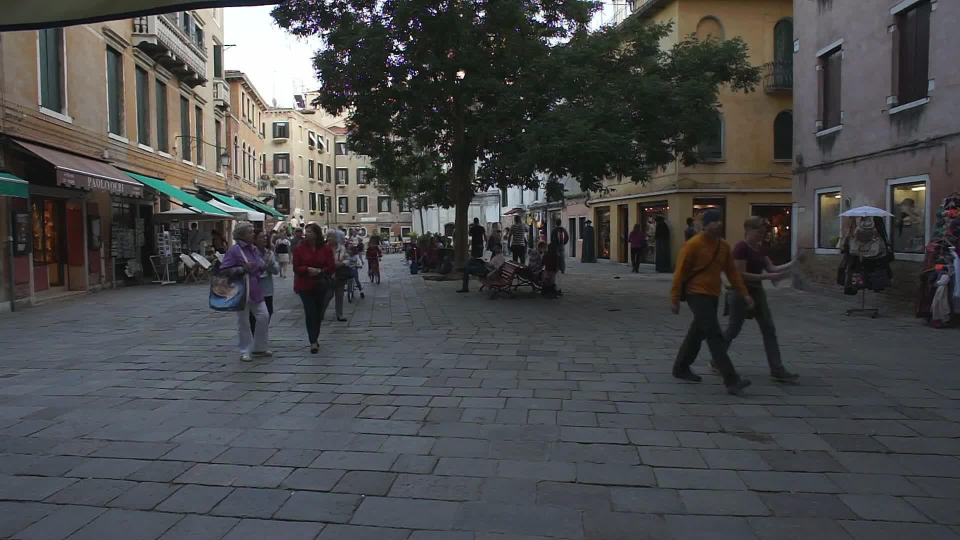
#> input picture assets/MOT17-mini/train/MOT17-02-FRCNN/img1/000001.jpg, 1920 x 1080 px (shown at 1/2 size); its folder holds only this picture in this run
$ python -i botsort.py   (imports and definitions only)
#> lines starting #> are read from the running program, lines starting #| are printed output that depends on the picture
### boxmot/motion/kalman_filters/base_kalman_filter.py
import numpy as np
import scipy.linalg
from typing import Tuple

"""
Table for the 0.95 quantile of the chi-square distribution with N degrees of
freedom (contains values for N=1, ..., 9). Taken from MATLAB/Octave's chi2inv
function and used as Mahalanobis gating threshold.
"""
chi2inv95 = {
    1: 3.8415,
    2: 5.9915,
    3: 7.8147,
    4: 9.4877,
    5: 11.070,
    6: 12.592,
    7: 14.067,
    8: 15.507,
    9: 16.919
}

class BaseKalmanFilter:
    """
    Base class for Kalman filters tracking bounding boxes in image space.
    """

    def __init__(self, ndim: int):
#> called with ndim = 4
        self.ndim = ndim
        self.dt = 1.

        # Create Kalman filter model matrices.
        self._motion_mat = np.eye(2 * ndim, 2 * ndim)  # State transition matrix
        for i in range(ndim):
            self._motion_mat[i, ndim + i] = self.dt
#> further down, picture is the input picture: shape (1080, 1920, 3); mean B, G, R 74.8, 73.6, 72.8
        self._update_mat = np.eye(ndim, 2 * ndim)  # Observation matrix

        # Motion and observation uncertainty weights.
        self._std_weight_position = 1. / 20
        self._std_weight_velocity = 1. / 160

    # [118 lines left out: functions initiate, _get_initial_covariance_std, predict, _get_process_noise_std, project, multi_predict and 3 more, not called in this run]


class FederatedKalmanFilter:
    """
    Federated Kalman filter for tracking bounding boxes in image space.
    The state space of the federated Kalman filter is vx, vy, va, vh.
    """

    # [112 lines left out: functions __init__, initiate, _get_initial_covariance_std, predict, _get_process_noise_std, project and 2 more, not called in this run]

### boxmot/motion/kalman_filters/xywh_kf.py
import numpy as np
from typing import Tuple
from boxmot.motion.kalman_filters.base_kalman_filter import BaseKalmanFilter


class KalmanFilterXYWH(BaseKalmanFilter):
    """
    A Kalman filter for tracking bounding boxes in image space with state space:
        x, y, w, h, vx, vy, vw, vh
    """

    def __init__(self):
        super().__init__(ndim=4)

    # [50 lines left out: functions _get_initial_covariance_std, _get_process_noise_std, _get_measurement_noise_std, _get_multi_process_noise_std, not called in this run]

### boxmot/trackers/basetracker.py
import numpy as np
import cv2 as cv
import hashlib
import colorsys
from abc import ABC, abstractmethod
from boxmot.utils import logger as LOGGER
from boxmot.utils.iou import AssociationFunction


class BaseTracker(ABC):
    # [87 lines left out: functions __init__, update, get_class_dets_n_embs, not called in this run]

    @staticmethod
    def on_first_frame_setup(method):
        """
        Decorator to perform setup on the first frame only.
        This ensures that initialization tasks (like setting the association function) only
        happen once, on the first frame, and are skipped on subsequent frames.
        """
        # [12 lines left out: function wrapper, not called in this run]

        return wrapper


    @staticmethod
    def per_class_decorator(update_method):
        """
        Decorator for the update method to handle per-class processing.
        """
        # [41 lines left out: function wrapper, not called in this run]
        return wrapper


    # [151 lines left out: functions check_inputs, id_to_color, plot_box_on_img, plot_trackers_trajectories, plot_results, not called in this run]

### boxmot/trackers/rgbt_botsort/botsort.py
# Mikel Broström 🔥 Yolo Tracking 🧾 AGPL-3.0 license

import torch
import numpy as np
from pathlib import Path
import os
import csv
import cv2
import glob
import time
import json

from boxmot.motion.kalman_filters.xywh_kf import KalmanFilterXYWH
from boxmot.appearance.reid_auto_backend import ReidAutoBackend
from boxmot.motion.cmc.sof import SOF
from boxmot.trackers.rgbt_botsort.basetrack import BaseTrack, TrackState
from boxmot.utils.matching import (embedding_distance, fuse_score,
                                   iou_distance, linear_assignment)
from boxmot.trackers.basetracker import BaseTracker
from boxmot.trackers.rgbt_botsort.botsort_utils import joint_stracks, sub_stracks, remove_duplicate_stracks
from boxmot.trackers.rgbt_botsort.botsort_track import STrack
from boxmot.motion.cmc import get_cmc_method

def infrared_preprocess(image):
    clahe = cv2.createCLAHE(clipLimit=2.0, tileGridSize=(8, 8))

    # 分离图像的三个通道
    b, g, r = cv2.split(image)
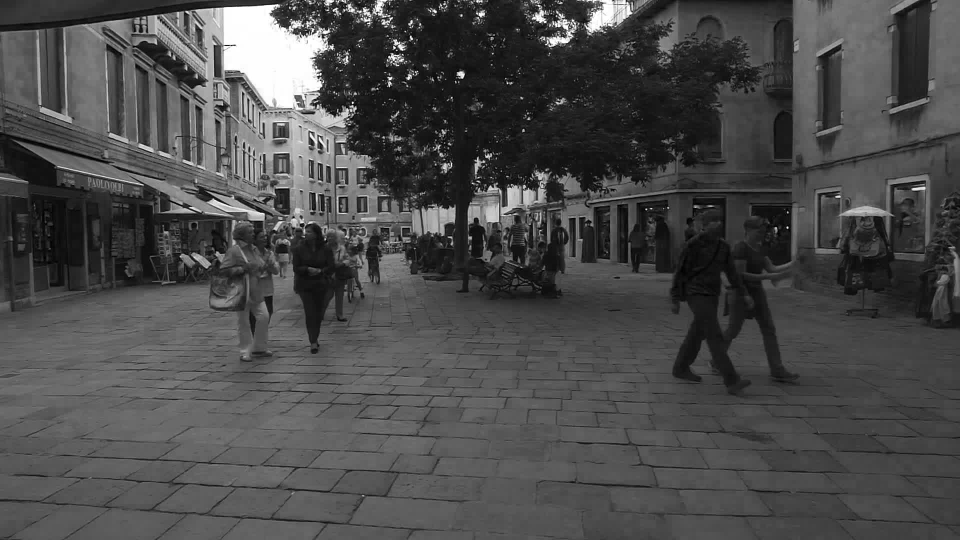
#> b: shape (1080, 1920) (shown at 1/2 size); min 0, max 255, mean 74.8
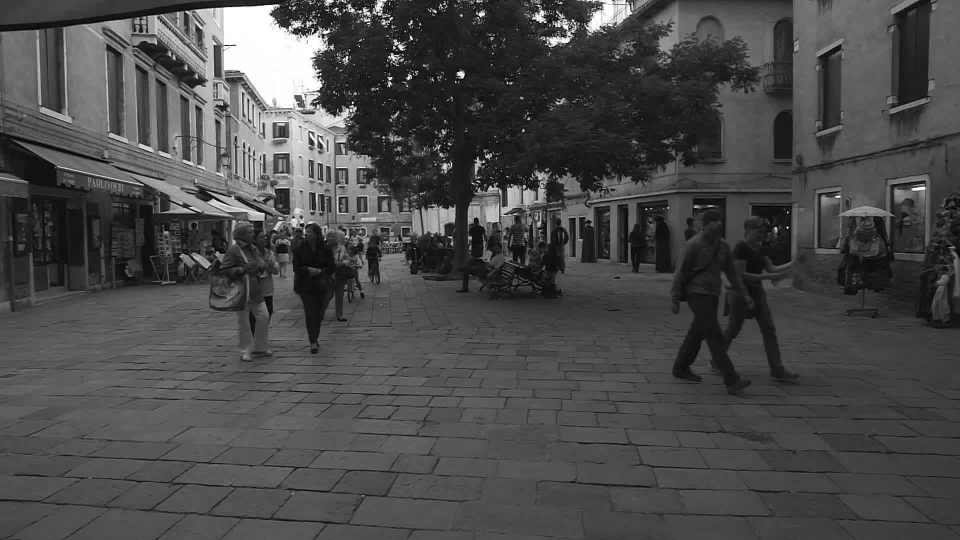
#> g: shape (1080, 1920) (shown at 1/2 size); min 0, max 255, mean 73.6
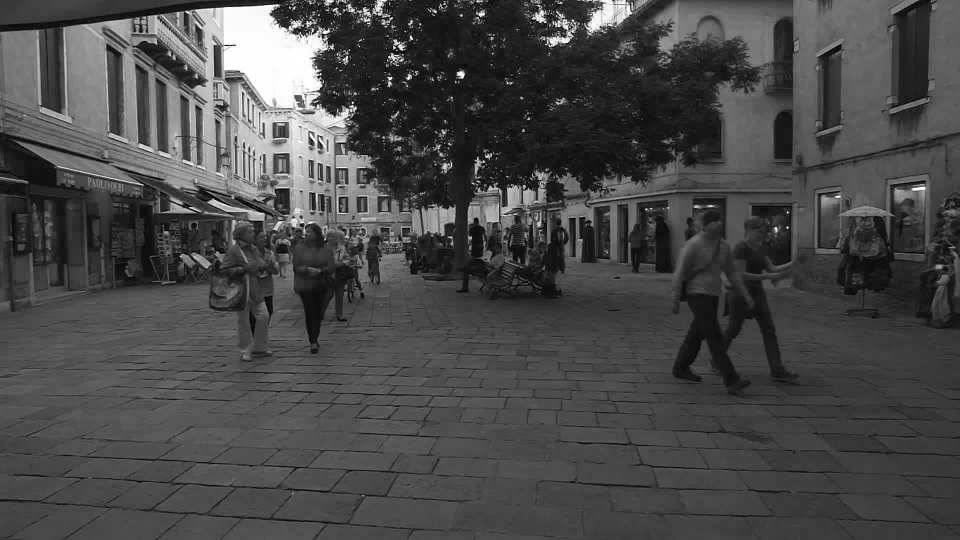
#> r: shape (1080, 1920) (shown at 1/2 size); min 0, max 255, mean 72.8
    # 对每个通道应用 CLAHE 算法
    b_clahe = clahe.apply(b)
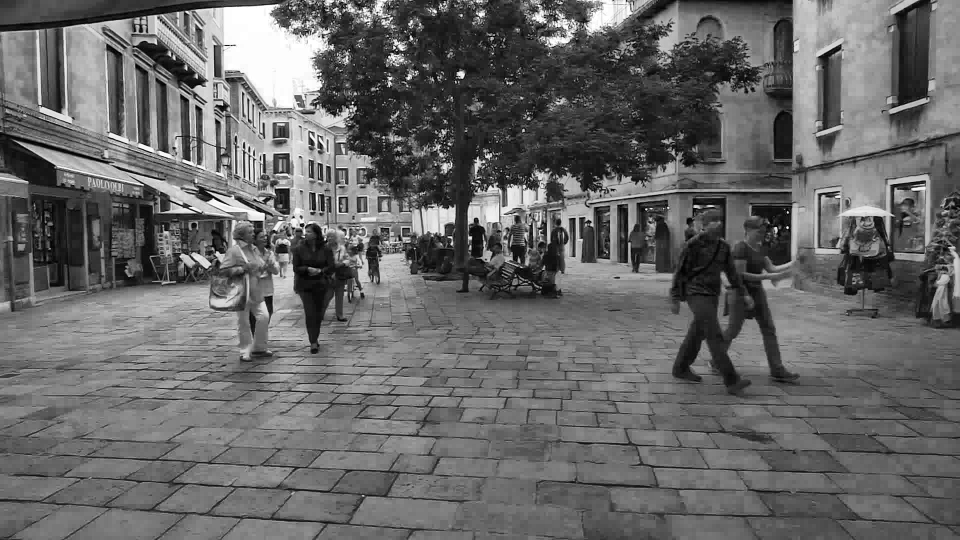
#> b_clahe: shape (1080, 1920) (shown at 1/2 size); min 0, max 255, mean 103.1
    g_clahe = clahe.apply(g)
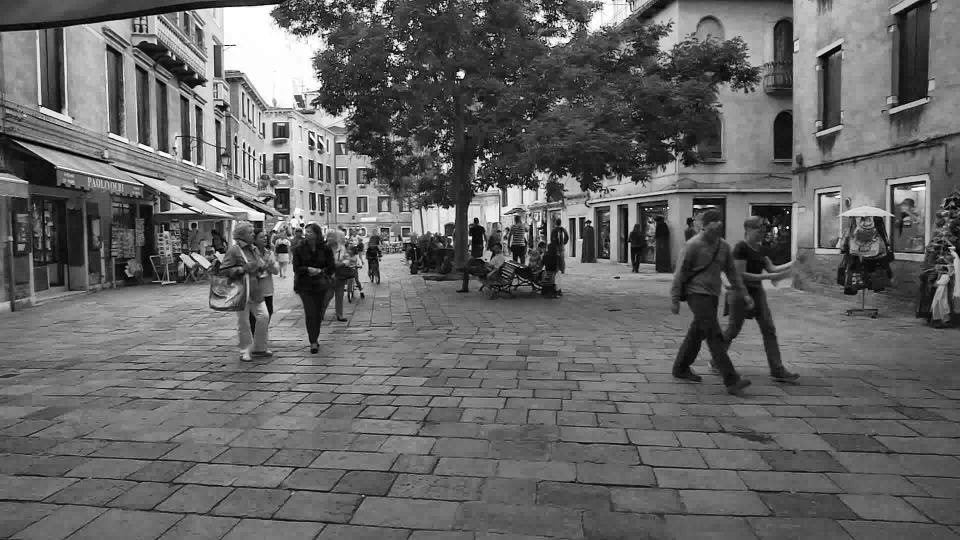
#> g_clahe: shape (1080, 1920) (shown at 1/2 size); min 0, max 255, mean 101.4
    r_clahe = clahe.apply(r)
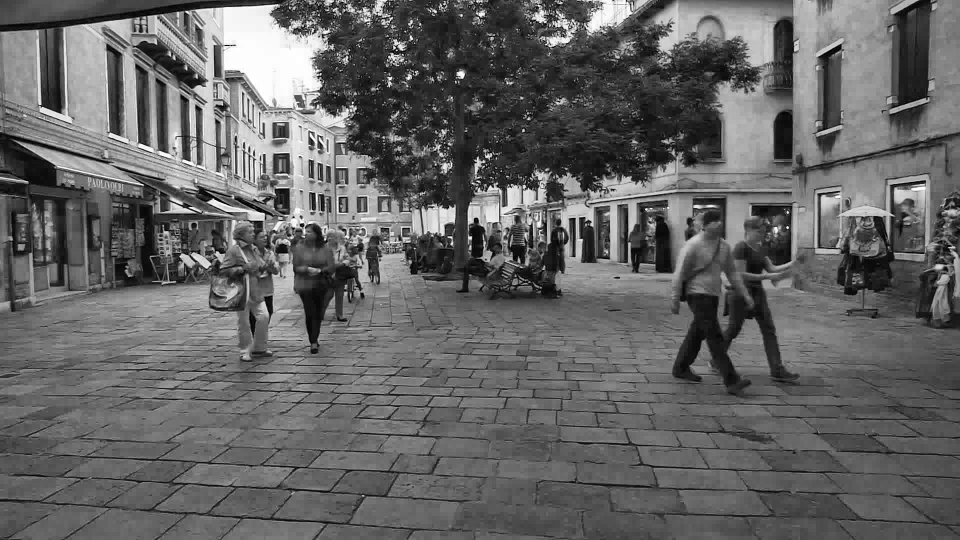
#> r_clahe: shape (1080, 1920) (shown at 1/2 size); min 0, max 255, mean 100.4

    # 合并处理后的通道
    image_clahe = cv2.merge((b_clahe, g_clahe, r_clahe))
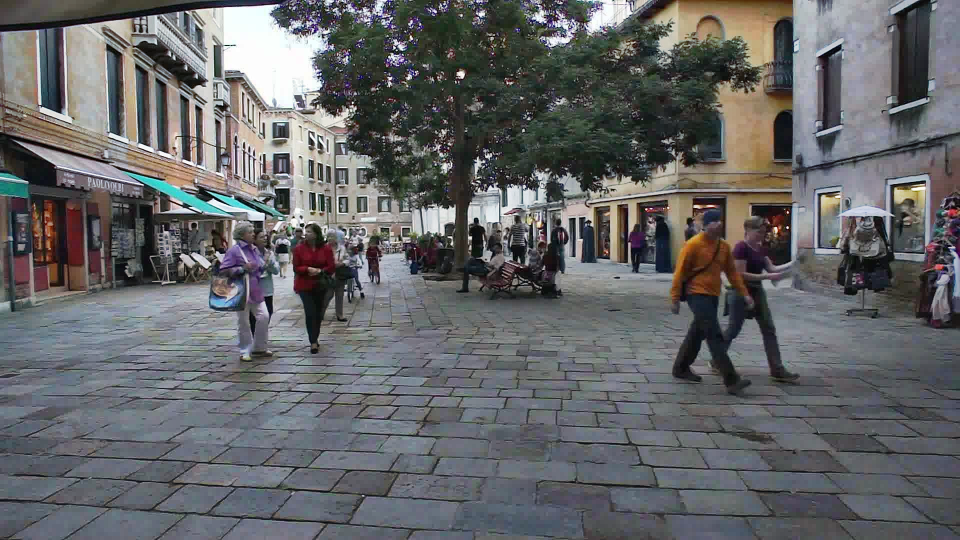
#> image_clahe: shape (1080, 1920, 3) (shown at 1/2 size); mean B, G, R 103.1, 101.4, 100.4
    return image_clahe

# [94 lines left out: functions get_img_names, xyxyn2xyxy, get_img_dets, save_results, not called in this run]


class RGBT_BotSort(BaseTracker):
    """
    BoTSORT Tracker: A tracking algorithm that combines appearance and motion-based tracking.

    Args:
        reid_weights (str): Path to the model weights for ReID.
        device (torch.device): Device to run the model on (e.g., 'cpu' or 'cuda').
        half (bool): Use half-precision (fp16) for faster inference.
        per_class (bool, optional): Whether to perform per-class tracking.
        track_high_thresh (float, optional): Detection confidence threshold for first association.
        track_low_thresh (float, optional): Detection confidence threshold for ignoring detections.
        new_track_thresh (float, optional): Threshold for creating a new track.
        track_buffer (int, optional): Frames to keep a track alive after last detection.
        match_thresh (float, optional): Matching threshold for data association.
        proximity_thresh (float, optional): IoU threshold for first-round association.
        appearance_thresh (float, optional): Appearance embedding distance threshold for ReID.
        cmc_method (str, optional): Method for correcting camera motion, e.g., "sof" (simple optical flow).
        frame_rate (int, optional): Video frame rate, used to scale the track buffer.
        fuse_first_associate (bool, optional): Fuse appearance and motion in the first association step.
        with_reid (bool, optional): Use ReID features for association.
    """

    # [314 lines left out: functions __init__, update, _split_detections, _create_detections, _separate_tracks, _first_association and 6 more, not called in this run]

>>> import cv2
>>> picture = cv2.imread('../../../assets/MOT17-mini/train/MOT17-02-FRCNN/img1/000001.jpg')
>>> result = infrared_preprocess(picture)
